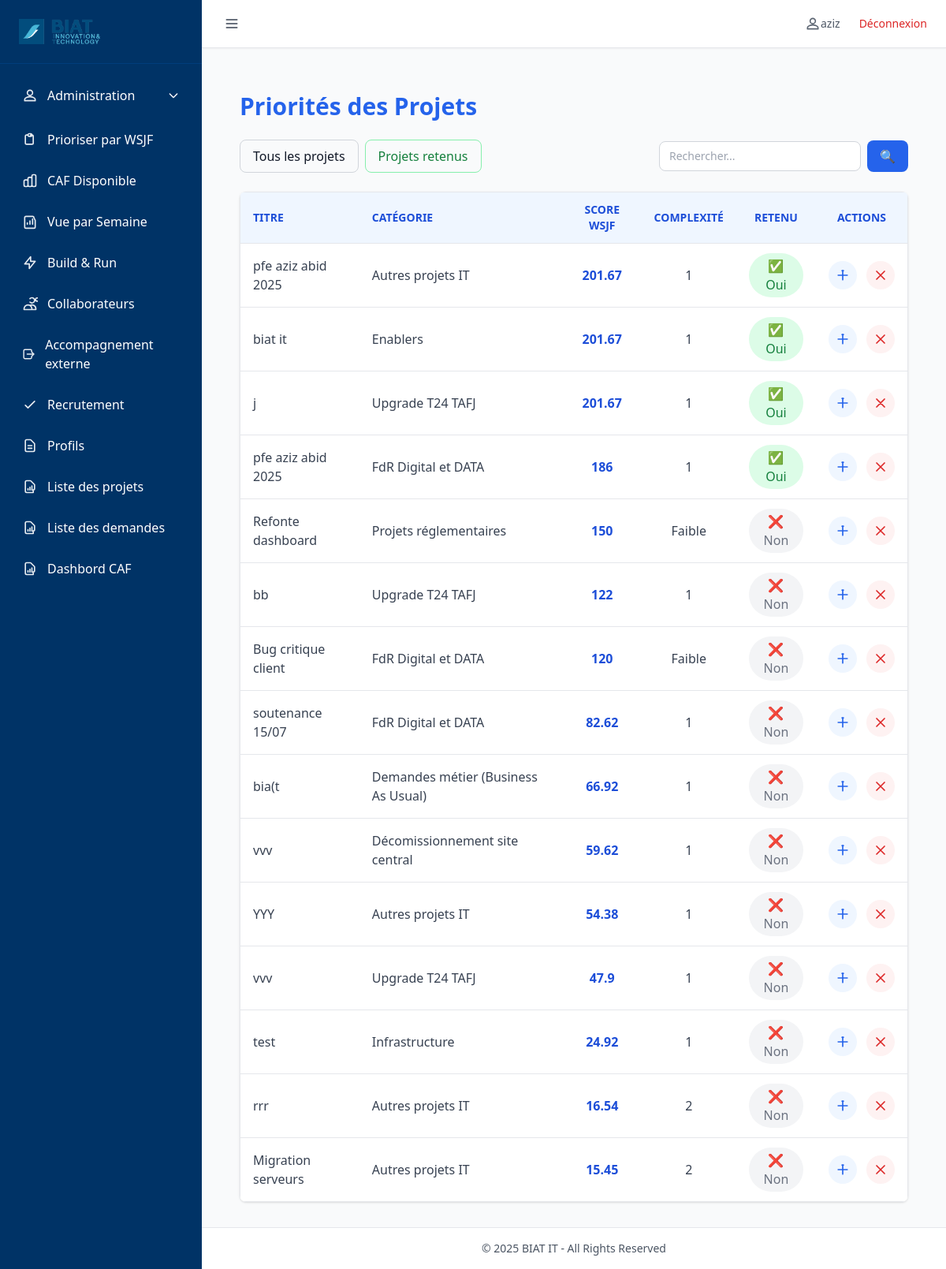
/priorites (signed in), run on the app's committed database.
### tables this page shows
CREATE TABLE "projets" (
	"id"	TEXT,
	"titre"	TEXT,
	"description"	TEXT,
	"release_id"	INTEGER,
	"type"	TEXT,
	"alignement_strategic"	TEXT,
	"impact_pnb"	TEXT,
	"impact_satisfaction"	TEXT,
	"date_mep"	DATE,
	"conquerir_client"	TEXT,
	"maitrise_couts"	TEXT,
	"attenuation_menaces"	TEXT,
	"creation_opportunites"	TEXT,
	"conditions_techniques"	TEXT,
	"deadline_reglementaire"	TEXT,
	"pression_concurrence"	TEXT,
	"echeances_strategiques"	TEXT,
	"urgence_obsolescence"	TEXT,
	"dependances_projets"	TEXT,
	"q1"	TEXT,
	"q2"	TEXT,
	"q3"	TEXT,
	"q4"	TEXT,
	"q5"	TEXT,
	"q6"	TEXT,
	"q7"	TEXT,
	"q8"	TEXT,
	"q9"	TEXT,
	"q10"	TEXT,
	"score_wsjf"	INTEGER,
	"statut"	TEXT DEFAULT 'En attente',
	"created_at"	DATETIME DEFAULT CURRENT_TIMESTAMP,
	"categorie_id"	INTEGER,
	"duree_estimee_jh"	REAL DEFAULT 0,
	"complexite"	TEXT DEFAULT 'Faible',
	"collaborateur_matricule"	TEXT,
	"profil_id"	INTEGER,
	"charge_estimee_jh"	REAL DEFAULT 0,
	"flag_extension"	TEXT,
	"date_debut_phase1"	DATE,
	"date_fin_phase1"	DATE,
	"date_debut_phase2"	DATE,
	"date_fin_phase2"	DATE,
	"date_debut_phase3"	DATE,
	"date_fin_phase3"	DATE,
	"date_debut_phase4"	DATE,
	"date_fin_phase4"	DATE,
	"date_debut_phase5"	DATE,
	"date_fin_phase5"	DATE,
	"date_debut_phase6"	DATE,
	"date_fin_phase6"	DATE,
	"date_debut_phase7"	DATE,
	"date_fin_phase7"	DATE,
	"date_debut_phase8"	DATE,
	"date_fin_phase8"	DATE,
	"retenu"	INTEGER DEFAULT 0, programme_id INTEGER REFERENCES programmes(id),
	PRIMARY KEY("id"),
	FOREIGN KEY("collaborateur_matricule") REFERENCES "tmp_collaborateurs"("matricule"),
	FOREIGN KEY("profil_id") REFERENCES "profils"("id")
);

CREATE TABLE categorie (
    id INTEGER PRIMARY KEY AUTOINCREMENT,
    nom TEXT UNIQUE NOT NULL
, idate DATETIME, iuser INTEGER, uuser INTEGER, udate DATETIME);

### app.py (the view)
@app.route('/priorites')
@login_required
def priorites():
    filtre_retenu = request.args.get('retenu')
    query = """
        SELECT p.*, c.nom AS categorie
        FROM projets p
        LEFT JOIN categorie c ON p.categorie_id = c.id
    """
    if filtre_retenu == '1':
        query += " WHERE p.retenu = 1 "
    query += " ORDER BY p.score_wsjf DESC LIMIT 50"
    projets = query_db(query)
    return render_template('priorites.html', projets=projets, filtre_retenu=filtre_retenu)

### app.py (called while the page is built)
def login_required(func):
    from functools import wraps
    @wraps(func)
    def wrapper(*args, **kwargs):
        if 'user' not in session:
            flash("🔒 Vous devez être connecté pour accéder à cette page.", "warning")
            return redirect(url_for('login'))
        return func(*args, **kwargs)
    return wrapper

### utils/db_utils.py (called while the page is built)
def get_connection():
    conn = sqlite3.connect(
        DB_PATH,
        timeout=60,               # ⏱️ Patiente jusqu'à 60s avant "database is locked"
        check_same_thread=False
    )
    conn.row_factory = sqlite3.Row
    conn.execute("PRAGMA journal_mode=WAL;")      # Autorise les écritures concurrentes
    conn.execute("PRAGMA synchronous=NORMAL;")    # Bon compromis vitesse/sécurité
    conn.execute("PRAGMA foreign_keys = ON;")     # Active les clés étrangères
    conn.execute("PRAGMA busy_timeout = 60000;")  # Attend 60s avant d'abandonner une écriture
    return conn

def query_db(query, args=(), one=False, retries=3, delay=1):
    for attempt in range(retries):
        try:
            conn = get_connection()
            cur = conn.execute(query, args)
            rows = cur.fetchall()
            cur.close()
            conn.close()
            return (rows[0] if rows else None) if one else rows
        except sqlite3.OperationalError as e:
            if "locked" in str(e).lower() and attempt < retries - 1:
                time.sleep(delay)
                continue
            raise

### templates/priorites.html (shortened to what this page needs)
{% extends "base.html" %}
{% block content %}
<div class="max-w-7xl mx-auto px-6 py-8">
  <h1 class="text-3xl font-bold mb-6 text-blue-600">Priorités des Projets</h1>
  <div class="flex flex-wrap items-center justify-between mb-6">
    <div class="flex items-center gap-2">
      <a href="{{ url_for('priorites') }}"
         class="px-4 py-2 rounded-lg border border-gray-300 hover:bg-gray-100 transition">
        Tous les projets
      </a>
      <a href="{{ url_for('prioritespriorites', retenu=1) }}"
         class="px-4 py-2 rounded-lg border border-green-300 text-green-700 hover:bg-green-100 transition">
        Projets retenus
      </a>
    </div>
    <form method="get" class="flex items-center gap-2">
      <input type="text" name="q" placeholder="Rechercher..."
             class="border border-gray-300 rounded-lg px-3 py-2 text-sm w-64 focus:ring-blue-400 focus:border-blue-400">
      <button type="submit"
              class="bg-blue-600 text-white px-4 py-2 rounded-lg hover:bg-blue-700 transition">🔍</button>
    </form>
  </div>
  <div class="overflow-x-auto bg-white shadow rounded-lg">
    <table class="min-w-full border border-gray-200">
      <thead class="bg-blue-50 text-blue-700 uppercase text-sm">
        <tr>
          <th class="py-3 px-4 text-left border-b">Titre</th>
          <th class="py-3 px-4 text-left border-b">Catégorie</th>
          <th class="py-3 px-4 text-center border-b">Score WSJF</th>
          <th class="py-3 px-4 text-center border-b">Complexité</th>
          <th class="py-3 px-4 text-center border-b">Retenu</th>
          <th class="py-3 px-4 text-center border-b">Actions</th>
        </tr>
      </thead>
      <tbody class="text-gray-700">
        {% for projet in projets %}
        <tr class="hover:bg-gray-50 transition">
          <td class="py-3 px-4 border-b">{{ projet.titre }}</td>
          <td class="py-3 px-4 border-b">{{ projet.categorie or '-' }}</td>
          <td class="py-3 px-4 border-b text-center font-semibold text-blue-700">{{ projet.score_wsjf or 0 }}</td>
          <td class="py-3 px-4 border-b text-center">{{ projet.complexite or 0 }}</td>
          <td class="py-3 px-4 border-b text-center">
            {% if session.user.role != 'user' %}
              <form action="{{ url_for('toggle_retenu', projet_id=projet.id) }}" method="POST">
                <button type="submit"
                        class="px-3 py-1 rounded-full {{ 'bg-green-100 text-green-700' if projet.retenu else 'bg-gray-100 text-gray-500' }} hover:opacity-80 transition">
                  {{ '✅ Oui' if projet.retenu else '❌ Non' }}
                </button>
              </form>
            {% else %}
              <span class="px-3 py-1 rounded-full {{ 'bg-green-50 text-green-700' if projet.retenu else 'bg-gray-100 text-gray-500' }}">
                {{ '✅ Oui' if projet.retenu else '❌ Non' }}
              </span>
            {% endif %}
          </td>
          <td class="py-3 px-4 border-b text-center">
            <div class="flex justify-center gap-3">
              {% if session.user.role != 'user' %}
                <a href="{{ url_for('projet.modifier_projet', projet_id=projet.id) }}"
                   class="p-2 rounded-full bg-blue-50 hover:bg-blue-100 text-blue-600"
                   title="Modifier">
                  <svg xmlns="http://www.w3.org/2000/svg" class="h-5 w-5"
                       fill="none" viewBox="0 0 24 24" stroke="currentColor">
                    <path stroke-linecap="round" stroke-linejoin="round" stroke-width="2"
                          d="M11 5h2m-1 0v14m-7-7h14" />
                  </svg>
                </a>
                <form action="{{ url_for('projet.supprimer_projet', projet_id=projet.id) }}" method="POST"
                      onsubmit="return confirm('Supprimer le projet {{ projet.titre }} ?');">
                  <button type="submit"
                          class="p-2 rounded-full bg-red-50 hover:bg-red-100 text-red-600"
                          title="Supprimer">
                    <svg xmlns="http://www.w3.org/2000/svg" class="h-5 w-5"
                         fill="none" viewBox="0 0 24 24" stroke="currentColor">
                      <path stroke-linecap="round" stroke-linejoin="round" stroke-width="2"
                            d="M6 18L18 6M6 6l12 12"/>
                    </svg>
                  </button>
                </form>
              {% else %}
                <span class="text-gray-400 italic text-sm"></span>
              {% endif %}
            </div>
          </td>
        </tr>
        {% else %}
        <tr>
          <td colspan="6" class="text-center py-4 text-gray-500 italic">
            Aucun projet trouvé.
          </td>
        </tr>
        {% endfor %}
      </tbody>
    </table>
  </div>
</div>
{% endblock %}

### static/css/styles.css (style rules this page uses)
body { background-color: #f8f9fa; }

### data on the page
projets: titre "pfe aziz abid 2025", nom "Autres projets IT", score_wsjf "201.67", complexite "1", retenu "✅ Oui"
projets: titre "biat it", nom "Enablers", score_wsjf "201.67", complexite "1", retenu "✅ Oui"
projets: titre "j", nom "Upgrade T24 TAFJ", score_wsjf "201.67", complexite "1", retenu "✅ Oui"
projets: titre "pfe aziz abid 2025", nom "FdR Digital et DATA", score_wsjf "186", complexite "1", retenu "✅ Oui"
projets: titre "Refonte dashboard", nom "Projets réglementaires", score_wsjf "150", complexite "Faible", retenu "❌ Non"
projets: titre "bb", nom "Upgrade T24 TAFJ", score_wsjf "122", complexite "1", retenu "❌ Non"
projets: titre "Bug critique client", nom "FdR Digital et DATA", score_wsjf "120", complexite "Faible", retenu "❌ Non"
projets: titre "soutenance 15/07", nom "FdR Digital et DATA", score_wsjf "82.62", complexite "1", retenu "❌ Non"
projets: titre "bia(t", nom "Demandes métier (Business As Usual)", score_wsjf "66.92", complexite "1", retenu "❌ Non"
projets: titre "vvv", nom "Décomissionnement site central", score_wsjf "59.62", complexite "1", retenu "❌ Non"
projets: titre "YYY", nom "Autres projets IT", score_wsjf "54.38", complexite "1", retenu "❌ Non"
projets: titre "vvv", nom "Upgrade T24 TAFJ", score_wsjf "47.9", complexite "1", retenu "❌ Non"
projets: titre "test", nom "Infrastructure", score_wsjf "24.92", complexite "1", retenu "❌ Non"
projets: titre "rrr", nom "Autres projets IT", score_wsjf "16.54", complexite "2", retenu "❌ Non"
projets: titre "Migration serveurs", nom "Autres projets IT", score_wsjf "15.45", complexite "2", retenu "❌ Non"

### other printed values
{{ session.user.username }} "aziz"
